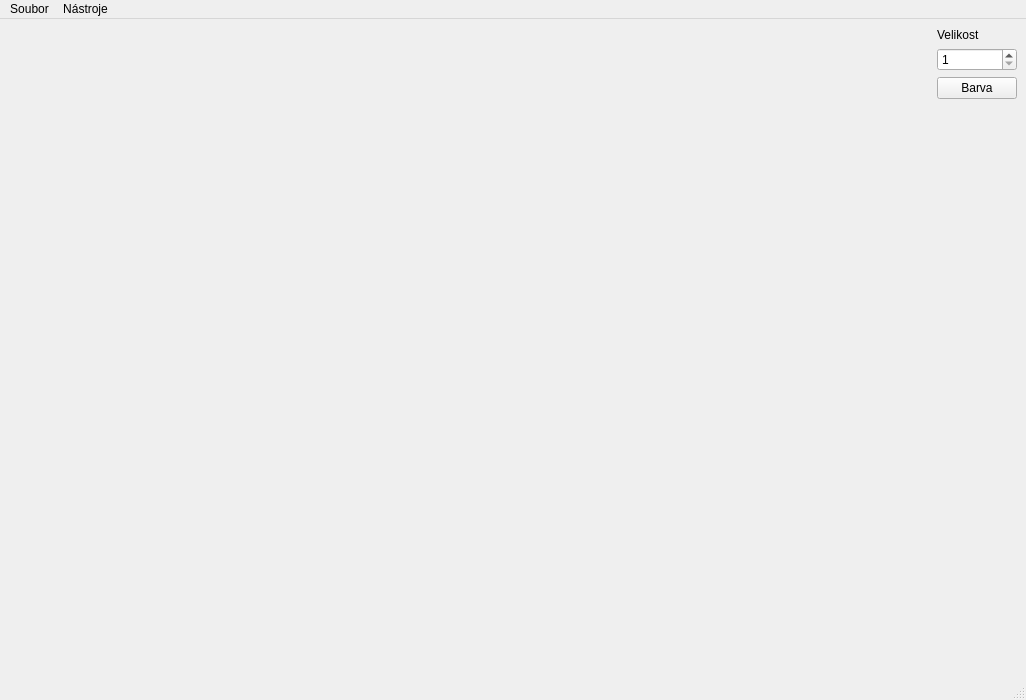
<?xml version="1.0" encoding="UTF-8"?>
<ui version="4.0">
 <class>MainWindow</class>
 <widget class="QMainWindow" name="MainWindow">
  <property name="geometry">
   <rect>
    <x>0</x>
    <y>0</y>
    <width>1026</width>
    <height>700</height>
   </rect>
  </property>
  <property name="minimumSize">
   <size>
    <width>900</width>
    <height>700</height>
   </size>
  </property>
  <property name="windowTitle">
   <string>Bitmapový editor</string>
  </property>
  <widget class="QWidget" name="centralwidget">
   <layout class="QHBoxLayout" name="horizontalLayout_2">
    <item>
     <layout class="QHBoxLayout" name="horizontalLayout">
      <item>
       <spacer name="horizontalSpacer">
        <property name="orientation">
         <enum>Qt::Horizontal</enum>
        </property>
        <property name="sizeHint" stdset="0">
         <size>
          <width>40</width>
          <height>20</height>
         </size>
        </property>
       </spacer>
      </item>
      <item>
       <layout class="QVBoxLayout" name="verticalLayout_4">
        <item>
         <widget class="QLabel" name="label">
          <property name="text">
           <string>Velikost</string>
          </property>
         </widget>
        </item>
        <item>
         <widget class="QSpinBox" name="lineWidthSpinBox">
          <property name="minimum">
           <number>1</number>
          </property>
         </widget>
        </item>
        <item>
         <widget class="QPushButton" name="setColorButton">
          <property name="text">
           <string>Barva</string>
          </property>
         </widget>
        </item>
        <item>
         <spacer name="verticalSpacer">
          <property name="orientation">
           <enum>Qt::Vertical</enum>
          </property>
          <property name="sizeHint" stdset="0">
           <size>
            <width>20</width>
            <height>40</height>
           </size>
          </property>
         </spacer>
        </item>
       </layout>
      </item>
     </layout>
    </item>
   </layout>
  </widget>
  <widget class="QMenuBar" name="menubar">
   <property name="geometry">
    <rect>
     <x>0</x>
     <y>0</y>
     <width>1026</width>
     <height>22</height>
    </rect>
   </property>
   <widget class="QMenu" name="menuFile">
    <property name="title">
     <string>Soubor</string>
    </property>
    <addaction name="actionOpen"/>
    <addaction name="actionSave"/>
    <addaction name="actionPrint"/>
    <addaction name="separator"/>
    <addaction name="actionQuit"/>
   </widget>
   <widget class="QMenu" name="menuTools">
    <property name="title">
     <string>Nástroje</string>
    </property>
    <addaction name="actionPen"/>
    <addaction name="actionLine"/>
    <addaction name="actionSquare"/>
    <addaction name="actionCircle"/>
    <addaction name="actionBucket"/>
    <addaction name="actionText"/>
   </widget>
   <addaction name="menuFile"/>
   <addaction name="menuTools"/>
  </widget>
  <widget class="QStatusBar" name="statusbar"/>
  <action name="actionPen">
   <property name="checkable">
    <bool>true</bool>
   </property>
   <property name="checked">
    <bool>true</bool>
   </property>
   <property name="text">
    <string>Pero</string>
   </property>
  </action>
  <action name="actionBrush">
   <property name="checkable">
    <bool>true</bool>
   </property>
   <property name="text">
    <string>Štětec</string>
   </property>
  </action>
  <action name="actionSquare">
   <property name="checkable">
    <bool>true</bool>
   </property>
   <property name="text">
    <string>Čtverec</string>
   </property>
  </action>
  <action name="actionCircle">
   <property name="checkable">
    <bool>true</bool>
   </property>
   <property name="text">
    <string>Kruh</string>
   </property>
  </action>
  <action name="actionOpen">
   <property name="icon">
    <iconset theme="document-open"/>
   </property>
   <property name="text">
    <string>Nahrát</string>
   </property>
   <property name="shortcut">
    <string>Meta+O</string>
   </property>
  </action>
  <action name="actionSave">
   <property name="enabled">
    <bool>true</bool>
   </property>
   <property name="icon">
    <iconset theme="document-save"/>
   </property>
   <property name="text">
    <string>Uložit</string>
   </property>
   <property name="shortcut">
    <string>Meta+S</string>
   </property>
  </action>
  <action name="actionQuit">
   <property name="icon">
    <iconset theme="window-close"/>
   </property>
   <property name="text">
    <string>Konec</string>
   </property>
   <property name="shortcut">
    <string>Meta+Q</string>
   </property>
   <property name="shortcutVisibleInContextMenu">
    <bool>false</bool>
   </property>
  </action>
  <action name="actionLine">
   <property name="checkable">
    <bool>true</bool>
   </property>
   <property name="enabled">
    <bool>true</bool>
   </property>
   <property name="text">
    <string>Rovná čára</string>
   </property>
  </action>
  <action name="actionBucket">
   <property name="checkable">
    <bool>true</bool>
   </property>
   <property name="text">
    <string>Kyblík</string>
   </property>
  </action>
  <action name="actionPrint">
   <property name="icon">
    <iconset theme="document-print"/>
   </property>
   <property name="text">
    <string>Tisk</string>
   </property>
   <property name="shortcut">
    <string>Meta+P</string>
   </property>
  </action>
  <action name="actionText">
   <property name="checkable">
    <bool>true</bool>
   </property>
   <property name="text">
    <string>Text</string>
   </property>
   <property name="shortcut">
    <string>Meta+T</string>
   </property>
  </action>
 </widget>
 <resources/>
 <connections/>
</ui>
